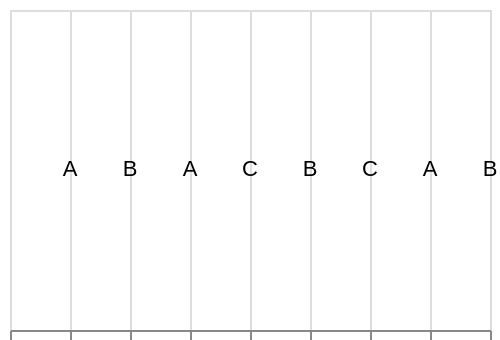

Here is the Vega-Lite specification saved for this chart:
### Vega-Lite specification from a JSON file in a GitHub repository (floating-point values rounded to 4 significant figures)
{"$schema": "https://vega.github.io/schema/vega-lite/v6.json", "padding": 5, "autosize": "none", "width": 240, "height": 160, "data": {"name": "table", "values": [{"c": "A", "g": "p", "x": 1, "y": 2, "v": 5, "t": "2024-01-15", "o": {"v": 3}, "IMDB Rating": 6.1, "d": "x1"}, {"c": "B", "g": "q", "x": 2, "y": 4, "v": 9, "t": "2024-02-20", "o": {"v": 7}, "IMDB Rating": 7.4, "d": "x2"}, {"c": "A", "g": "q", "x": 3, "y": 3, "v": 2, "t": "2024-03-05", "o": {"v": 1}, "IMDB Rating": 5.2, "d": "x1"}, {"c": "C", "g": "p", "x": 4, "y": 6, "v": 7, "t": "2024-05-30", "o": {"v": 4}, "IMDB Rating": 8.8, "d": "x3"}, {"c": "B", "g": "p", "x": 5, "y": 5, "v": 4, "t": "2024-07-11", "o": {"v": 9}, "IMDB Rating": 6.9, "d": "x2"}, {"c": "C", "g": "q", "x": 6, "y": 8, "v": 6, "t": "2024-09-02", "o": {"v": 2}, "IMDB Rating": 7.7, "d": "x3"}, {"c": "A", "g": "p", "x": 7, "y": 7, "v": 8, "t": "2024-11-25", "o": {"v": 5}, "IMDB Rating": 4.4, "d": "x1"}, {"c": "B", "g": "q", "x": 8, "y": 9, "v": 3, "t": "2024-12-31", "o": {"v": 8}, "IMDB Rating": 9.1, "d": "x2"}]}, "mark": "text", "encoding": {"x": {"field": "x", "type": "quantitative"}, "text": {"field": "c", "type": "nominal"}}}
